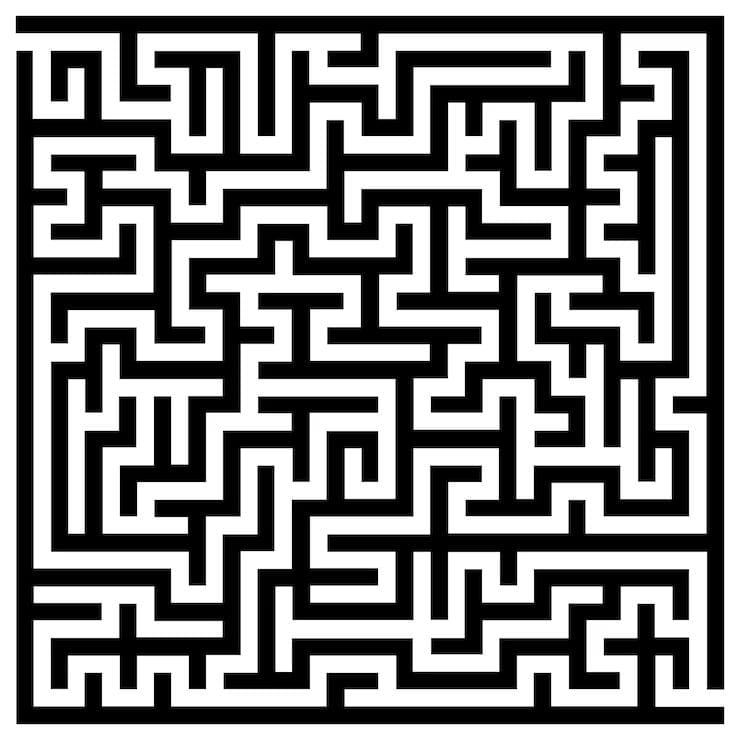
#> input picture assets/labirinto.jpeg, 740 x 740 px, found by its file name; its folder holds only this picture in this run
$ python part_1_2.py
#> lines starting #> are read from the running program, lines starting #| are printed output that depends on the picture
### src/lib/part_1_1.py
from PIL import Image

def _BinaryImage(img: Image) -> list:
    """
        returns the binary matrix such that each pixel is converted into binary
    """
    dims = img.size
    binaryMatrice = [[0 for _ in range(dims[0])] for _ in range(dims[1])]

    for i in range(dims[0]):
        for j in range(dims[1]):
            _x,_y,_z = img.getpixel((i,j))

            if (_x + _y + _z)/3.0 > 255.0/2.0:
                binaryMatrice[j][i] = 1
    return binaryMatrice


# [9 lines left out: function _testBinaryImage, not called in this run]


def _cropBinaryImage(binaryImage: list):
    """
        This function cuts the binary matrix so that their borders are 0 on their majority
    """

    coords = [0,0,0,0]
    dim = (len(binaryImage), len(binaryImage[0]))

    # Get vertical cuts
    for k in range (2):
        aux = []
        for i in range(dim[0]):
            x = 0 if k == 0 else dim[1]-1
            for j in range(dim[1]):
                nwx = j if k == 0 else dim[1]-1 - j
                if(binaryImage[i][nwx] == 0): break
                x = nwx
            aux.append(x)
        aux.sort()
        xmedian = aux[int(len(aux)/2)]
        coords[k] = xmedian

    # horizontal cuts
    for k in range(2):
        aux = []
        for j in range(dim[1]):
            y = 0 if k == 0 else dim[0]-1
            for i in range(dim[0]):
                nwy = i if k == 0 else dim[0]-1-i
                if(binaryImage[nwy][j] == 0): break
                y = nwy
            aux.append(y)
        aux.sort()
        ymedian = aux[int(len(aux)/2)]
        coords[2+k] = ymedian

    return [binaryImage[i][coords[0]+1: coords[1]] for i in range(coords[2]+1, coords[3])]


def getBinaryImage(path: str, crop: bool = True) -> list:
    """
        Get Binary Image
    """

    img = Image.open(f"assets/{path}")
    img.convert("L")

    if crop: return _cropBinaryImage(_BinaryImage(img))
    return _BinaryImage(img)

def _print_test(bn: list, show: bool = True):
    """
        Print the binary image matrix bn
    """
    dim = (len(bn), len(bn[0]))
    img = Image.new("RGB", (dim[1], dim[0]))

    for i in range(dim[0]):
        for j in range(dim[1]):
            x = bn[i][j]*255
            img.putpixel((j,i), (x,x,x))

    if show: img.show()
    return img

# [13 lines left out: functions getScaledImage, main, not called in this run]


# [2 lines that do not run on import are left out]

### src/lib/part_1_2.py
from .part_1_1 import getBinaryImage, _print_test


def _getMedian(bn: list):
    dim = (len(bn), len(bn[0]))

    aux = []
    visited = [[False for _ in range(dim[1])] for _ in range(dim[0])]
    for i in range(dim[0]):
        for j in range(dim[1]):
            if visited[i][j]: continue
            lstk = 1
            target = bn[i][j]

            for k in range(1, min(dim[0], dim[1])):
                if i+k >= dim[0] or j+k >= dim[1]: break

                doable = bn[i+k][j+k] == target and not visited[i+k][j+k]
                for ik in range(0, k):
                    doable &= bn[i+k][j+ik] == target and not visited[i+k][j+ik]
                    doable &= bn[i+ik][j+k] == target and not visited[i+ik][j+k]

                if not doable: break
                lstk = k+1

            for k in range(0, lstk):
                for ik in range(0, lstk):
                    visited[i+k][j+ik] = True
            aux.extend([lstk] * (lstk * lstk))

    aux.sort()
    return aux[int(len(aux)/2)]

def _getCellCount(lines: list, m: int):
    """
        Number of cells along each line. The real cell size is typicaly not an integer,
        so it is refined from m using the runs of equal pixels (a run of length l spans round(l/m) cells)
    """
    length = 0
    cells = 0
    for line in lines:
        run = 1
        for k in range(1, len(line)+1):
            if k < len(line) and line[k] == line[k-1]:
                run += 1
                continue
            if round(run/m) > 0:
                length += run
                cells += round(run/m)
            run = 1

    if cells == 0: return max(1, round(len(lines[0])/m))
    return max(1, round(len(lines[0]) * cells / length))

def _compress(bn: list, m: int):
    dim = (len(bn), len(bn[0]))

    # cells per axis, with the pixel boundaries spread evenly so the grid doesn't drift
    n = (_getCellCount([list(col) for col in zip(*bn)], m), _getCellCount(bn, m))
    ys = [round(k * dim[0] / n[0]) for k in range(n[0]+1)]
    xs = [round(k * dim[1] / n[1]) for k in range(n[1]+1)]

    compressed = []

    for ci in range(n[0]):
        compressed.append([])
        for cj in range(n[1]):
            ones = 0
            zero = 0

            for i in range(ys[ci], ys[ci+1]):
                for j in range(xs[cj], xs[cj+1]):
                    if bn[i][j] == 0: zero += 1
                    else: ones += 1

            if ones > zero: compressed[ci].append(1)
            else: compressed[ci].append(0)

    return compressed

def getPreprocessedImage(path: str):
    bimg = getBinaryImage(path)

    return _compress(bimg, _getMedian(bimg))

def main():
    cmp = getPreprocessedImage("labirinto.jpeg")
#> in getBinaryImage, img is the input picture: PIL image 740x740 RGB; min 0, max 255, mean 135
#> after the loop in _BinaryImage, `for i in range(dims[0]):`: binaryMatrice = 740 items
#> in _cropBinaryImage, `coords = [0,0,0,0]`: coords = [0, 0, 0, 0]
#> in _cropBinaryImage, `dim = (len(binaryImage), len(binaryImage[0]))`: dim = (740, 740)
#> after the loop in _cropBinaryImage, `for k in range (2):`: coords = [16, 724, 0, 0]
#> after the loop in _cropBinaryImage, `for k in range(2):`: coords = [16, 724, 15, 724]
#> in getPreprocessedImage, `bimg = getBinaryImage(path)`: bimg = 708 items
#> in _getMedian, `dim = (len(bn), len(bn[0]))`: dim = (708, 707)
#> after the loop in _getMedian, `for i in range(dim[0]):`: aux = 500556 items; visited = 708 items
#> after the loop in _getCellCount, `for line in lines:`: cells = 29015; length = 500471
#> in _compress, `n = (_getCellCount([list(col) for col in zip(*bn)], m), _getCellCount(..`: n = (41, 41)
#> in _compress, `ys = [round(k * dim[0] / n[0]) for k in range(n[0]+1)]`: ys = 42 values from 0 to 708
#> in _compress, `xs = [round(k * dim[1] / n[1]) for k in range(n[1]+1)]`: xs = 42 values from 0 to 707
#> cmp = 41 items
    _print_test(cmp)
#> in _print_test, `dim = (len(bn), len(bn[0]))`: dim = (41, 41)
#> in _print_test, `img = Image.new("RGB", (dim[1], dim[0]))`: img: PIL image 41x41 RGB; every value is 0
#> after the loop in _print_test, `for i in range(dim[0]):`:
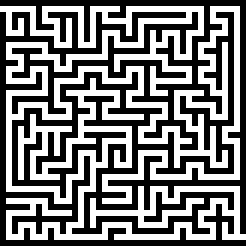
#> img: PIL image 41x41 RGB (shown 6 times larger); 47.7% white in thin lines or dots


if __name__ == "__main__":
    main()
